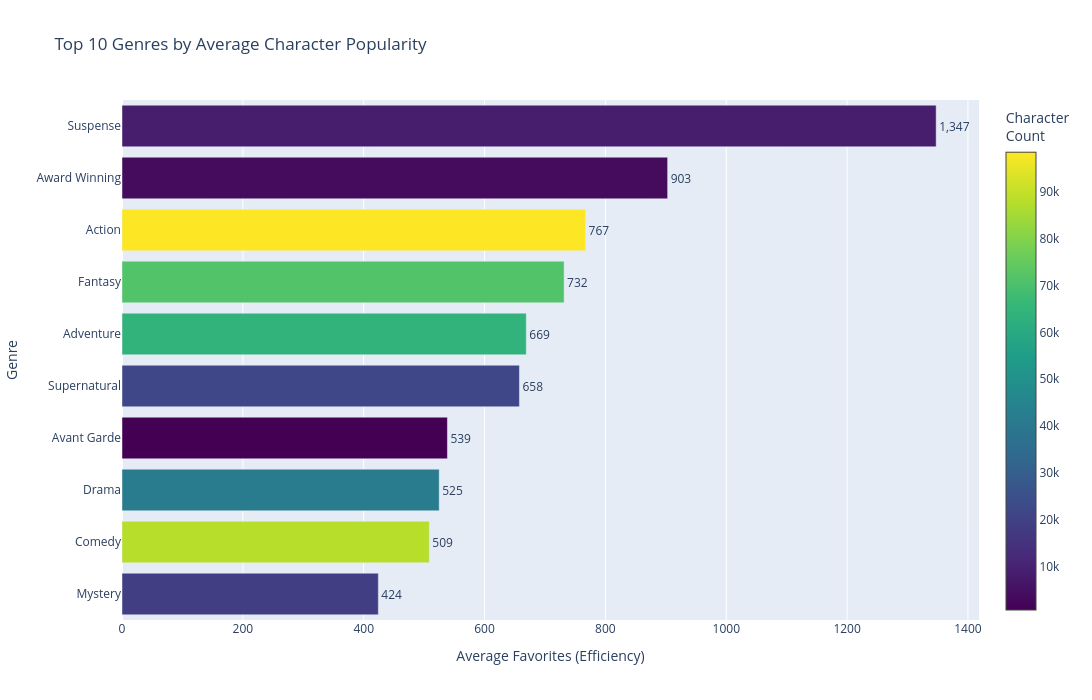

The code cell stored with this chart in its notebook:
### Markdown cell above
### **As expected: The Protagonist's Unfair Advantage**

Supporting characters outnumber mains 4-to-1, but main characters are 8× more beloved.  
The narrative spotlight doesn't just boost popularity, it transforms engagement entirely.

**Why the gap exists:**
Main characters get backstory, arc, internal monologue, pivotal decisions. Supporting characters get reaction shots.  
You can't love what you don't know.

**The POV effect:** Anime makes you _become_ the protagonist. Their struggles become yours.  
Supporting characters remain external; observed, not inhabited.

**The arc requirement:** "Favorite" means narrative journey. Supporting characters are snapshots, not stories.  
They rarely transform because their change would distract from the protagonist.

**The uncomfortable truth:** Viewers form deep bonds with 1-2 mains while casually appreciating everyone else.  
The gap isn't a failure, it's how human attention actually works.

**What this means:** Main character quality is non-negotiable. A perfect supporting cast cannot save a weak protagonist.  
Stories need centers and protagonists are the emotional anchor, the viewer's entry point, the lens through which everything gains meaning.

### Code cell
fig = gu.character_popularity_by_genre_bars()
fig.show()

### Figure 1 — Plotly figure (JSON) as saved in the notebook; plotly's stock layout.template omitted (floating-point values rounded to 4 significant figures)
{"data": [{"customdata": [[8581.0, 11560000.0], [3994.0, 3606000.0], [98360.0, 75460000.0], [71420.0, 52260000.0], [64280.0, 43000000.0], [21810.0, 14340000.0], [850.0, 457700.0], [41100.0, 21570000.0], [87700.0, 44600000.0], [18810.0, 7979000.0]], "hovertemplate": "<b>%{y}</b><br>Avg Favorites: %{x:,.2f}<br>Character Count: %{customdata[0]:,}<br>Total Favorites: %{customdata[1]:,}<br><extra></extra>", "marker": {"color": [8581, 3994, 98361, 71424, 64275, 21809, 850, 41099, 87700, 18810], "colorbar": {"title": {"text": "Character<br>Count"}}, "colorscale": [[0, "#440154"], [0.1111, "#482878"], [0.2222, "#3e4989"], [0.3333, "#31688e"], [0.4444, "#26828e"], [0.5556, "#1f9e89"], [0.6667, "#35b779"], [0.7778, "#6ece58"], [0.8889, "#b5de2b"], [1, "#fde725"]], "showscale": true}, "name": "Avg Favorites", "orientation": "h", "text": ["1,347", "903", "767", "732", "669", "658", "539", "525", "509", "424"], "textposition": "outside", "type": "bar", "x": [1347.0, 903.0, 767.1, 731.7, 669.0, 657.7, 538.5, 524.9, 508.5, 424.2], "y": ["Suspense", "Award Winning", "Action", "Fantasy", "Adventure", "Supernatural", "Avant Garde", "Drama", "Comedy", "Mystery"]}], "layout": {"font": {"size": 12}, "height": 700, "hovermode": "closest", "showlegend": false, "title": {"text": "Top 10 Genres by Average Character Popularity"}, "width": 1200, "xaxis": {"title": {"text": "Average Favorites (Efficiency)"}}, "yaxis": {"categoryorder": "total ascending", "title": {"text": "Genre"}}}}
